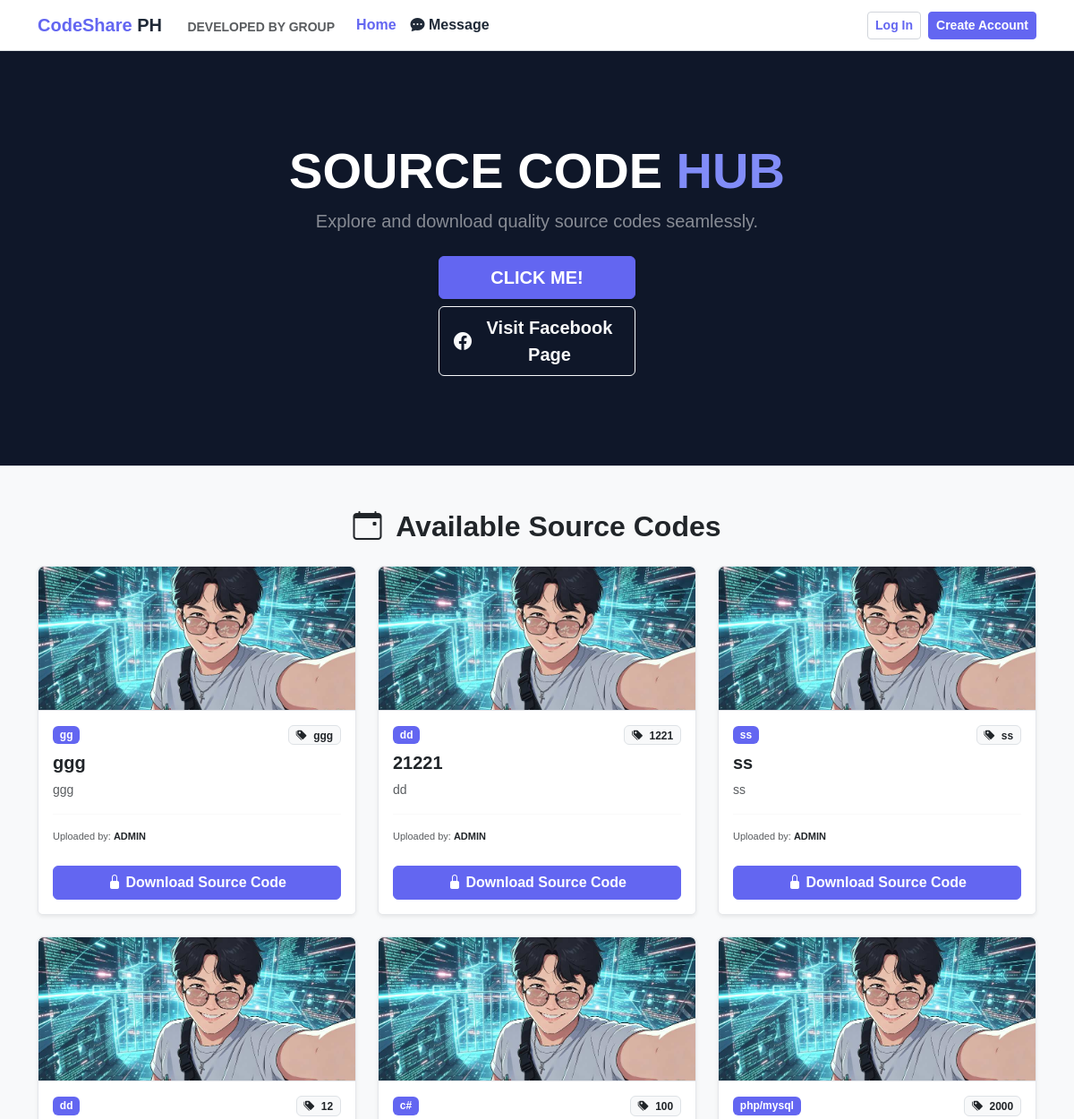
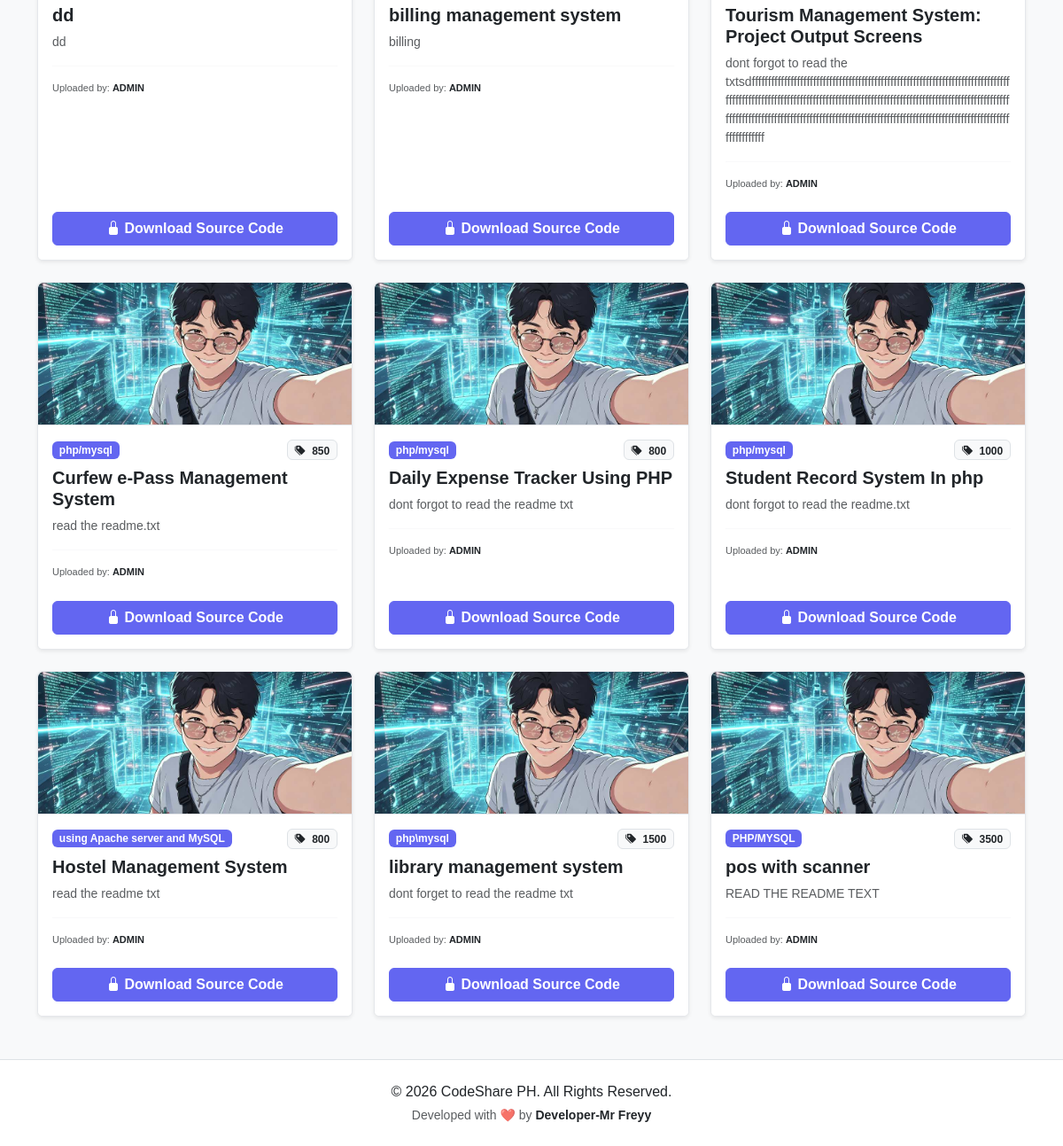
The page / on the database its author committed (2 pictures, top to bottom).
### tables this page shows
CREATE TABLE `source_codes` (
  `id` int(11) NOT NULL,
  `title` varchar(255) NOT NULL,
  `description` text NOT NULL,
  `price` varchar(100) DEFAULT 'Free',
  `language` varchar(100) NOT NULL,
  `zip_file` varchar(255) NOT NULL,
  `uploaded_by` varchar(100) NOT NULL,
  `created_at` timestamp NOT NULL DEFAULT current_timestamp(),
  `image_path` varchar(255) DEFAULT NULL
);

### index.php (the view, shortened to what this page needs)
<?php
include('db.php');
$get_codes = mysqli_query($conn, "SELECT * FROM source_codes ORDER BY id DESC");
?>
<!DOCTYPE html>
<html lang="en">
<head>
    <link href="https://cdn.jsdelivr.net/npm/bootstrap@5.3.0/dist/css/bootstrap.min.css" rel="stylesheet">
    <link rel="stylesheet" href="https://cdn.jsdelivr.net/npm/bootstrap-icons@1.11.0/font/bootstrap-icons.css">
</head>
<body>
    <nav class="navbar navbar-expand-lg navbar-light shadow-sm">
        <div class="container">
            <div>
                <a class="navbar-brand fw-bold" href="index.php"><span style="color: #6366f1;">CodeShare</span> PH</a>
                <span class="text-muted small d-block d-sm-inline ms-sm-2 fw-semibold">DEVELOPED BY GROUP</span>
            </div>
            <div class="collapse navbar-collapse" id="navbarNav">
                <ul class="navbar-nav me-auto mb-2 mb-lg-0 ms-3">
                    <li class="nav-item"><a class="nav-link active fw-bold" style="color: #6366f1 !important;" href="index.php">Home</a></li>
                    <li class="nav-item">
                        <?php if (isset($_SESSION['user']) || isset($_SESSION['admin'])): ?>
                            <?php
                                $unread_count = 0;
                                if (isset($_SESSION['user'])) {
                                    $u_name = $_SESSION['user'];
                                    $u_q = mysqli_query($conn, "SELECT id FROM users WHERE username = '$u_name'");
                                    if ($u_q && mysqli_num_rows($u_q) > 0) {
                                        $u_d = mysqli_fetch_assoc($u_q);
                                        $my_id = $u_d['id'];
                                        if (!isset($_GET['open_chat'])) {
                                            $count_unread = mysqli_query($conn, "SELECT COUNT(*) as total FROM messages WHERE receiver_id = '$my_id' AND sender_id = 1");
                                            if ($count_unread) {
                                                $c_res = mysqli_fetch_assoc($count_unread);
                                                $unread_count = $c_res['total'];
                                            }
                                        }
                                    }
                                }
                            ?>
                            <a class="nav-link fw-bold position-relative" href="#" id="openUserChatBtn">
                                <i class="bi bi-chat-dots-fill"></i> Message
                                <?php if ($unread_count > 0): ?>
                                    <span class="position-absolute top-25 start-100 translate-middle badge rounded-pill bg-danger" style="font-size: 9px;">
                                        <?php echo $unread_count; ?>
                                        <span class="visually-hidden">unread messages</span>
                                    </span>
                                <?php endif; ?>
                            </a>
                        <?php else: ?>
                            <a class="nav-link fw-bold" href="#" data-bs-toggle="modal" data-bs-target="#loginRequiredModal"><i class="bi bi-chat-dots-fill"></i> Message</a>
                        <?php endif; ?>
                    </li>
                </ul>
                <div class="d-flex gap-2 align-items-center">
                    <?php if (isset($_SESSION['admin'])): ?>
                        <span class="text-muted small me-2 fw-semibold"><i class="bi bi-shield-fill text-indigo"></i> Admin Mode</span>
                        <a href="admin_dashboard.php" class="btn btn-black-custom btn-sm fw-bold">Dashboard</a>
                        <a href="logout.php" class="btn btn-outline-custom btn-sm fw-bold">Log Out</a>
                    <?php elseif (isset($_SESSION['user'])): ?>
                        <span class="text-muted small me-2"><i class="bi bi-person-fill text-dark"></i> <?php echo htmlspecialchars($_SESSION['user']); ?></span>
                        <a href="logout.php" class="btn btn-outline-custom btn-sm fw-bold">Log Out</a>
                    <?php else: ?>
                        <a href="login.php" class="btn btn-outline-custom btn-sm fw-bold">Log In</a>
                        <a href="signup.php" class="btn btn-black-custom btn-sm fw-bold">Create Account</a>
                    <?php endif; ?>
                </div>
            </div>
        </div>
    </nav>
    <header class="hero-section">
        <div class="container">
            <h1 class="display-4 fw-bold text-white">SOURCE CODE <span style="color: #818cf8;">HUB</span></h1>
            <p class="lead text-white-50">Explore and download quality source codes seamlessly.</p>
            <div class="d-flex flex-column align-items-center gap-2 mt-4">
                <a href="#browse" class="btn btn-black-custom btn-lg fw-bold shadow-sm rounded-2 text-white" style="width: 220px;">CLICK ME!</a>
                <a href="https://www.facebook.com/gfrey.frey77" target="_blank" class="btn btn-outline-light btn-lg fw-bold d-flex align-items-center justify-content-center rounded-2" style="width: 220px;">
                    <i class="bi bi-facebook me-2"></i> Visit Facebook Page
                </a>
            </div>
        </div>
    </header>
    <main class="container my-5" id="browse">
        <h2 class="text-center mb-4 fw-bold text-dark"><i class="bi bi-calendar-event me-2"></i> Available Source Codes</h2>
        <div class="row g-4">
            <?php if (!$get_codes || mysqli_num_rows($get_codes) == 0): ?>
                <div class="col-12 text-center py-5 text-muted">
                    <i class="bi bi-folder-x display-1"></i>
                    <p class="mt-3 fs-5">No source codes uploaded at the moment.</p>
                </div>
            <?php else: ?>
                <?php while($row = mysqli_fetch_assoc($get_codes)): ?>
                <?php
                    $price_value = (!empty($row['price'])) ? htmlspecialchars($row['price']) : 'Free';
                    $img_src = "images/me.jpg";
                ?>
                <div class="col-md-4">
                    <div class="card h-100 code-card shadow-sm">
                        <div class="img-container-overflow">
                            <img src="<?php echo $img_src; ?>" class="card-img-top preview-img" alt="<?php echo htmlspecialchars($row['title']); ?>" style="height: 160px; object-fit: cover;" data-bs-toggle="modal" data-bs-target="#imageLightboxModal" data-img="<?php echo $img_src; ?>" data-title="<?php echo htmlspecialchars($row['title']); ?>">
                        </div>
                        <div class="card-body bg-white text-dark">
                            <div class="d-flex justify-content-between align-items-center mb-2">
                                <span class="badge text-white" style="background-color: #6366f1;"><?php echo htmlspecialchars($row['language']); ?></span>
                                <span class="badge bg-light border text-dark"><i class="bi bi-tags-fill me-1"></i> <?php echo $price_value; ?></span>
                            </div>
                            <h5 class="card-title fw-bold text-dark"><?php echo htmlspecialchars($row['title']); ?></h5>
                            <p class="card-text text-muted small"><?php echo nl2br(htmlspecialchars($row['description'])); ?></p>
                            <hr style="border-color: #e5e7eb;">
                            <p class="mb-0 text-muted" style="font-size: 11px;">Uploaded by: <strong class="text-dark">ADMIN</strong></p>
                        </div>
                        <div class="card-footer bg-white border-0 pb-3">
                            <?php if (isset($_SESSION['admin'])): ?>
                                <a href="uploads/<?php echo $row['zip_file']; ?>" class="btn btn-black-custom w-100 fw-bold rounded-2" download>
                                    <i class="bi bi-file-earmark-zip-fill"></i> Download Source Code (Admin)
                                </a>
                            <?php else: ?>
                                <button type="button" class="btn btn-black-custom w-100 fw-bold rounded-2" data-bs-toggle="modal" data-bs-target="#loginRequiredModal">
                                    <i class="bi bi-lock-fill"></i> Download Source Code
                                </button>
                            <?php endif; ?>
                        </div>
                    </div>
                </div>
                <?php endwhile; ?>
            <?php endif; ?>
        </div>
    </main>
    <footer class="bg-white text-dark text-center py-4 mt-5 border-top">
        <p class="mb-1">&copy; 2026 CodeShare PH. All Rights Reserved.</p>
        <p class="mb-0 text-muted small">Developed with ❤️ by <strong class="text-dark">Developer-Mr Freyy</strong></p>
    </footer>
</body>
</html>

### index.php (style rules this page uses)
body { background-color: #f8f9fa; color: #333333; font-family: Arial, sans-serif; }
.navbar { background-color: #ffffff !important; border-bottom: 1px solid #dee2e6; }
.navbar-brand, .nav-link { color: #1f2937 !important; }
.hero-section { position: relative; overflow: hidden; background-color: #111827; color: #ffffff; padding: 100px 0; text-align: center; border-bottom: 1px solid #dee2e6; }
.hero-section .container { position: relative; z-index: 3; }
.code-card { background-color: #ffffff; border: 1px solid #e5e7eb; transition: transform 0.2s ease, box-shadow 0.2s ease; }
.img-container-overflow { overflow: hidden; border-top-left-radius: 0.375rem; border-top-right-radius: 0.375rem; border-bottom: 1px solid #e5e7eb; }
.card-img-top { transition: transform 0.4s ease; cursor: pointer; }
.btn-black-custom { background-color: #6366f1; color: #ffffff; border: 1px solid #6366f1; font-weight: bold; transition: all 0.2s ease; }
.btn-outline-custom { background-color: transparent; color: #6366f1; border: 1px solid #d1d5db; font-weight: bold; transition: all 0.2s ease; }
.card { background-color: #ffffff; color: #333333; border: 1px solid #e5e7eb; }

### rows shown on the page
source_codes: language "gg", price "ggg", title "ggg", description "ggg"
source_codes: language "dd", price "1221", title "21221", description "dd"
source_codes: language "ss", price "ss", title "ss", description "ss"
source_codes: language "dd", price "12", title "dd", description "dd"
source_codes: language "c#", price "100", title "billing management system", description "billing"
source_codes: language "php/mysql", price "2000", title "Tourism Management System: Project Output Screens", description "dont forgot to read the txtsdffffffffffffffffffffffffffffffffffffffffffffffffffffffffffffffffffffffffffffffffffffffffffffffffffffffffffffffffffffffffffffffffffffffffffffffffffffffffffffffffffffffffffffffffffffffffffffffffffffffffffffffffffffffffffffffffffffffffffffffffffffffffffffffffffffffffffff"
source_codes: language "php/mysql", price "850", title "Curfew e-Pass Management System", description "read the readme.txt"
source_codes: language "php/mysql", price "800", title "Daily Expense Tracker Using PHP", description "dont forgot to read the readme txt"
source_codes: language "php/mysql", price "1000", title "Student Record System In php", description "dont forgot to read the readme.txt"
source_codes: language "using Apache server and MySQL", price "800", title "Hostel Management System", description "read the readme txt"
source_codes: language "php\\mysql", price "1500", title "library management system", description "dont forget to read the readme txt"
source_codes: language "PHP/MYSQL", price "3500", title "pos with scanner", description "READ THE README TEXT"
